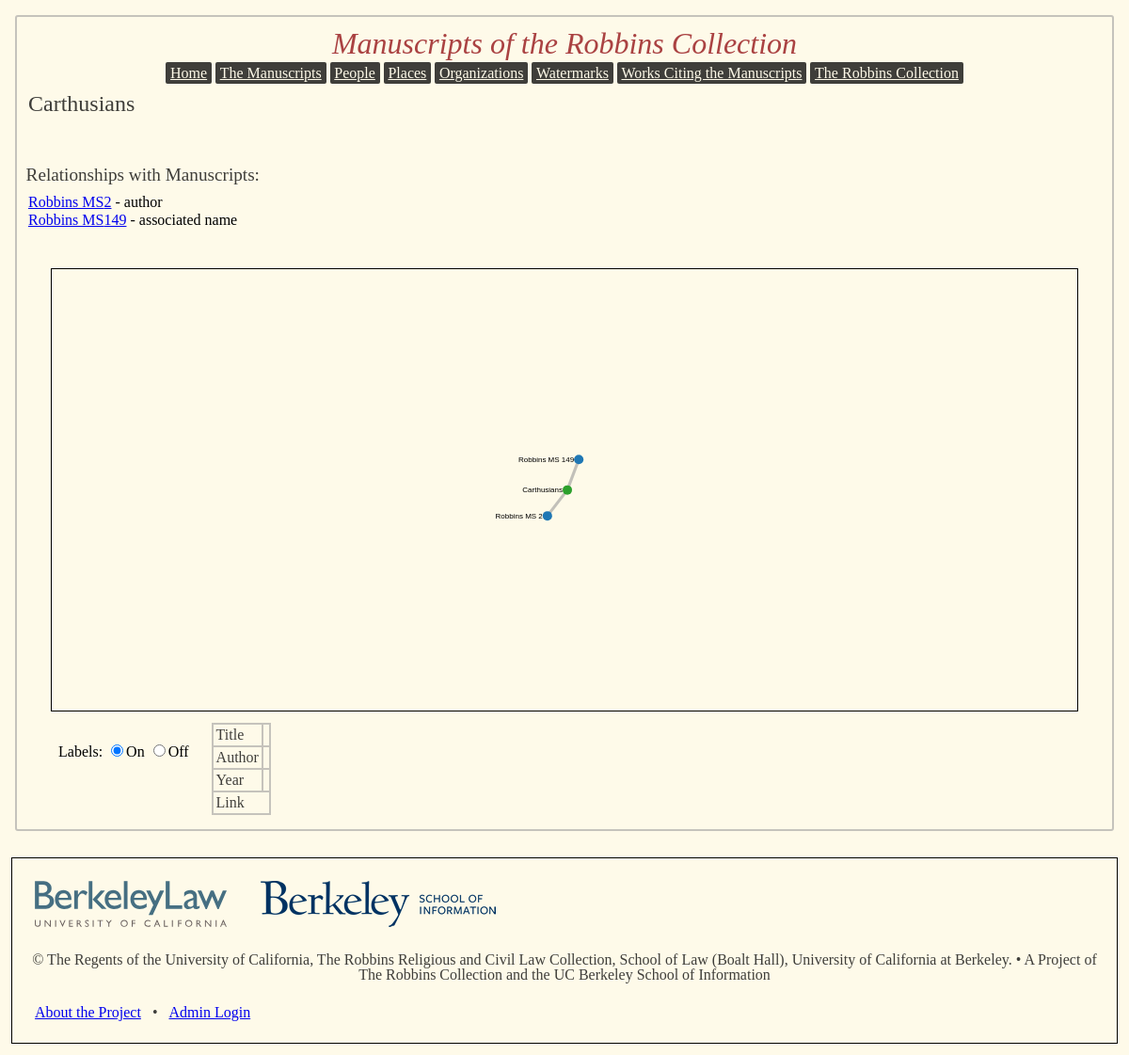
/org3, run on the app's committed database.
### app/models.py (models this page shows, shortened)
class organization(db.Model):
	id = db.Column(db.Integer, primary_key=True)
	name = db.Column(db.String(50))
	ms_relations = db.relationship('org_ms_assoc',
		backref='org',
		lazy='dynamic')

class org_ms_assoc(db.Model):
	id = db.Column(db.Integer, primary_key=True)
	org_id = db.Column(db.Integer, db.ForeignKey('organization.id'))
	ms_id = db.Column(db.Integer, db.ForeignKey('manuscript.id'))
	relationship = db.Column(db.String(50))
	subord_org = db.Column(db.Boolean)

### app/views.py (the view)
@app.route('/org<orgid>', methods=['GET'])
def org_view(orgid):
	focusorg = models.organization.query.get(orgid)
	if focusorg == None:
		abort(404)
	suborgs = {}
	otherMSrel = {}
	for rel in focusorg.ms_relations:
		if rel.subord_org == True:
			if rel.relationship in suborgs:
				suborgs[rel.relationship].append(rel.ms_id)
			else:
				suborgs[rel.relationship] = [rel.ms_id]
		else:
			if rel.ms_id in otherMSrel:
				otherMSrel[rel.ms_id].append(rel.relationship)
			else:
				otherMSrel[rel.ms_id] = [rel.relationship]
	graph_data = get_info_from_db(orgid, 'org')
	graphobj = json.dumps(graph_data)
	return render_template('orgview.html', pagetitle=focusorg.name, org=focusorg, suborgs=suborgs, graph = graphobj,
	 otherMSrel=otherMSrel)

### app/views.py (called while the page is built)
def return_ms_data(shelf_id):
	this_ms = models.manuscript.query.get(shelf_id)
	resultid = '0_' + str(shelf_id)
	authorquery = this_ms.assoc_people.filter_by(assoc_type = 'author').first()
	if authorquery != None:
		result_author = authorquery.person.name_display
	else:
		result_author = ''
	result_title = this_ms.titles.filter_by(title_type='main').first().title_text
	if this_ms.date2 == None:
		result_datestring = str(this_ms.date1)
	else:
		result_datestring = str(this_ms.date1) + '-' + str(this_ms.date2)
	msreturndict = {"name": this_ms.shelfmark, "group": 0, "role": 'manuscript', "dbkey": shelf_id, 'id': resultid,
			'title': result_title, 'date': result_datestring, 'author': result_author, 'url': url_for('ms_view',idno=shelf_id)}
	return msreturndict

### app/templates/orgview.html (shortened to what this page needs)
{% extends "base.html" %}
{% block content %}
<h3>{{org.name }}
</h3>
<br>
<br>
{% if otherMSrel|length >0 %}
<h4>Relationships with Manuscripts: </h4>
<ul>
  {% for ms in otherMSrel %}
      <li><a href="ms{{ ms }}">Robbins MS{{ ms }}</a> -
      {% for assoc in otherMSrel[ms] %}
      {{ assoc }}
      {% endfor %}</li>
  {% endfor %}
<ul>
<br>
{% endif %}
<div class="section" id="relationvis">
</div>
  <div id="graphtoggle">
  <form id="labeltoggle">Labels:
    <input type="radio" name="labeltoggle" value="on" checked>On
    <input type="radio" name="labeltoggle" value="off">Off
  </form>
  </div>
  <div id="nodeinfo">
    <table>
      <tr>
        <th>Title</th>
        <td></td>
      </tr>
      <tr>
        <th>Author</th>
        <td></td>
      </tr>
      <tr>
        <th>Year</th>
        <td></td>
      </tr>
      <tr>
        <td colspan=2>Link</td>
      </tr>
    </table>
  </div>
</div>
{% endblock %}

### app/static/main.css (style rules this page uses)
html, body, div, span, applet, object, iframe, h1, h2, h3, h4, h5, h6, p, blockquote, pre, a, abbr, acronym, address, big, cite, code, del, dfn, em, img, ins, kbd, q, s, samp, small, strike, strong, sub, sup, tt, var, b, u, i, center, dl, dt, dd, ol, ul, li, fieldset, form, label, legend, table, caption, tbody, tfoot, thead, tr, th, td, article, aside, canvas, details, embed, figure, figcaption, footer, header, hgroup, menu, nav, output, ruby, section, summary, time, mark, audio, video { margin: 0; padding: 0; border: 0; font-size: 100%; font: inherit; vertical-align: baseline; }
body { line-height: 1; }
ol, ul { list-style: none; }
table { border-collapse: collapse; border-spacing: 0; }
html, body { background-color: #FEFAE9; margin: 0; padding: 0; }
h3, h4, h5, h6 { font-family: "Times New Roman"; color: #3F3E3A; }
h3 { font-size: 1.5em; }
h4 { font-size: 1.2em; }
div#wrapper h3, h4 { margin: .5em; }
p, td, th { color: #3F3E3A; font-family: "Times New Roman"; font-size: 1em; }
.section, .mapholder { margin: .75em; border-style: solid; border-width: 1px; border-color: #000000; padding: .5em; }
table, th, td { vertical-align: top; border-width: 2px; border-style: solid; border-color: #C5C3BC; border-collapse: collapse; padding: 3px; text-align: left; }
ol, ul { margin: .75em; }
li { padding-bottom: .2em; }
#textvis, #relationvis { max-width: 50% max-height: 100%; text-align: center; }
#graphtoggle { text-align: center; display: inline-block; max-width: 50%; vertical-align: top; margin: .75em; padding: .5em; }
#nodeinfo { display: inline-block; max-width: 50%; }

### data on the page
organization: name "Carthusians"
org_ms_assoc: relationship "author"
org_ms_assoc: relationship "associated name"

### other printed values
{{ ms }} "2" "149"
